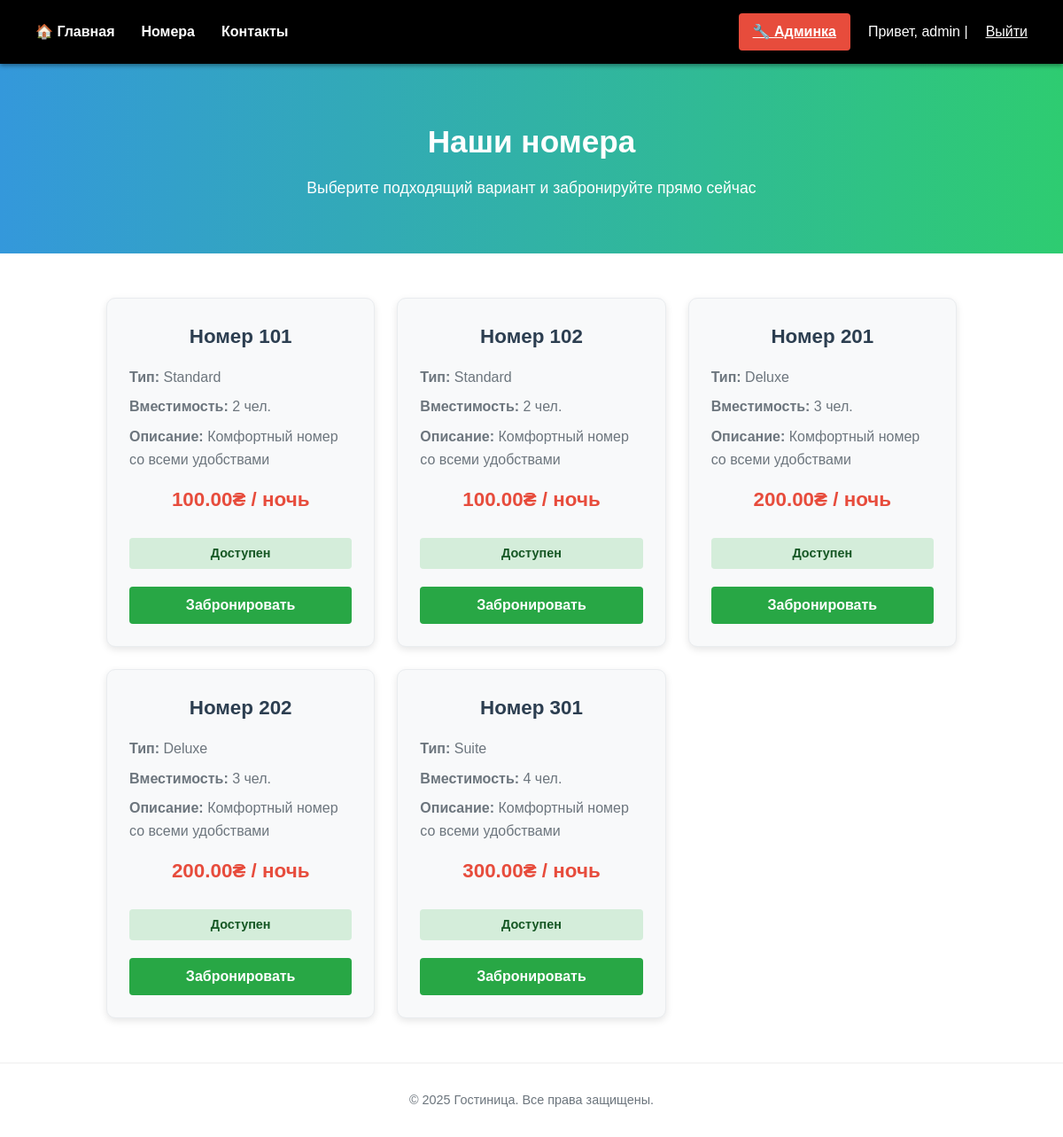
The app's page /rooms/ (signed in) with its own data.
### myapp/models.py (models this page shows, shortened)
class Room(models.Model):
    number = models.CharField(max_length=10)
    type = models.CharField(max_length=50)
    price = models.DecimalField(max_digits=8, decimal_places=2)
    capacity = models.PositiveIntegerField(default=1)
    is_available = models.BooleanField(default=True)

### myapp/views.py (the view)
# urls.py: path('rooms/', views.rooms, name='rooms'),
@login_required(login_url='/accounts/signup/')
def rooms(request):
    rooms = Room.objects.all()
    return render(request, 'rooms.html', {'rooms': rooms})

### templates/rooms.html (shortened to what this page needs)
{% load static %}
<!DOCTYPE html>
<html lang="ru">
<head>
</head>
<body>
    <div class="navbar">
        <div class="nav-left">
            <a href="{% url 'home' %}">🏠 Главная</a>
            <a href="{% url 'rooms' %}">Номера</a>
            <a href="{% url 'contacts' %}">Контакты</a>
        </div>
        <div class="nav-right">
            {% if request.user.is_authenticated %}
                {% if request.user.is_staff or request.user.is_superuser %}
                <a href="/admin/" class="admin-btn">🔧 Админка</a>
                {% endif %}
                Привет, {{ request.user.username }} |
                <a href="{% url 'logout' %}">Выйти</a>
            {% else %}
                <a href="{% url 'login' %}">Войти</a>
            {% endif %}
        </div>
    </div>
    <section class="hero">
        <h1>Наши номера</h1>
        <p>Выберите подходящий вариант и забронируйте прямо сейчас</p>
    </section>
    <div class="rooms-container">
        {% for room in rooms %}
        <div class="room-card">
            <div class="room-content">
                <h3>Номер {{ room.number }}</h3>
                <div class="room-info">
                    <p><strong>Тип:</strong> {{ room.type }}</p>
                    <p><strong>Вместимость:</strong> {{ room.capacity }} чел.</p>
                    <p><strong>Описание:</strong> {{ room.description|default:"Комфортный номер со всеми удобствами" }}</p>
                </div>
                <div class="price">{{ room.price }}₴ / ночь</div>
                <div class="status {% if room.is_available %}available{% else %}booked{% endif %}">
                    {% if room.is_available %}Доступен{% else %}Занят{% endif %}
                </div>
                {% if room.is_available %}
                <form action="{% url 'book_room' %}" method="get">
                    <button type="submit" class="book-btn">Забронировать</button>
                </form>
                {% else %}
                <button class="book-btn" disabled>Недоступно</button>
                {% endif %}
            </div>
        </div>
        {% empty %}
        <p style="text-align:center; color:#7f8c8d; grid-column: 1 / -1;">Нет доступных номеров</p>
        {% endfor %}
    </div>
    <div class="footer">
        © 2025 Гостиница. Все права защищены.
    </div>
</body>
</html>

### templates/rooms.html (style rules this page uses)
* { margin: 0; padding: 0; box-sizing: border-box; }
body { font-family: 'Arial', sans-serif; color: #333; background: #fff; line-height: 1.6; }
.navbar { background: #000; color: white; display: flex; justify-content: space-between; align-items: center; padding: 15px 40px; position: sticky; top: 0; z-index: 1000; box-shadow: 0 2px 5px rgba(0,0,0,0.4); }
.nav-left { display: flex; gap: 30px; align-items: center; }
.nav-left a { color: white; text-decoration: none; font-weight: bold; transition: color 0.3s; }
.nav-right { display: flex; gap: 20px; align-items: center; }
.nav-right a { color: white; text-decoration: underline; transition: color 0.3s; }
.admin-btn { background: #e74c3c; color: white; padding: 8px 16px; border-radius: 4px; text-decoration: none; font-weight: bold; transition: background 0.3s ease; }
.hero { text-align: center; padding: 60px 20px; background: linear-gradient(to right, #3498db, #2ecc71); color: white; }
.hero h1 { font-size: 2.2em; margin-bottom: 10px; }
.hero p { font-size: 1.1em; }
.rooms-container { max-width: 1000px; margin: 50px auto; padding: 0 20px; display: grid; grid-template-columns: repeat(auto-fit, minmax(280px, 1fr)); gap: 25px; }
.room-card { background: #f8f9fa; border: 1px solid #e9ecef; border-radius: 10px; box-shadow: 0 3px 8px rgba(0,0,0,0.1); overflow: hidden; transition: transform 0.2s ease, box-shadow 0.2s ease; }
.room-content { padding: 25px; }
.room-content h3 { font-size: 1.4em; color: #2c3e50; margin-bottom: 15px; text-align: center; }
.room-info p { margin-bottom: 8px; color: #6c757d; }
.price { font-size: 1.4em; font-weight: bold; color: #e74c3c; margin: 15px 0; text-align: center; }
.status { display: inline-block; padding: 6px 12px; border-radius: 4px; font-weight: bold; font-size: 0.9em; text-align: center; width: 100%; margin: 10px 0; }
.available { background: #d4edda; color: #155724; }
.book-btn { display: block; background: #28a745; color: white; padding: 12px 20px; border: none; border-radius: 4px; cursor: pointer; font-weight: bold; width: 100%; margin-top: 10px; transition: background 0.3s ease; font-size: 1em; }
.footer { text-align: center; padding: 30px 10px; margin-top: 50px; color: #6c757d; font-size: 0.9em; border-top: 1px solid #eee; }

### records on screen
Room: number "101", type "Standard", capacity "2", description "Комфортный номер со всеми удобствами", price "100.00", is_available "Доступен"
Room: number "102", type "Standard", capacity "2", description "Комфортный номер со всеми удобствами", price "100.00", is_available "Доступен"
Room: number "201", type "Deluxe", capacity "3", description "Комфортный номер со всеми удобствами", price "200.00", is_available "Доступен"
Room: number "202", type "Deluxe", capacity "3", description "Комфортный номер со всеми удобствами", price "200.00", is_available "Доступен"
Room: number "301", type "Suite", capacity "4", description "Комфортный номер со всеми удобствами", price "300.00", is_available "Доступен"

### other values on screen
{{ request.user.username }} "admin"
